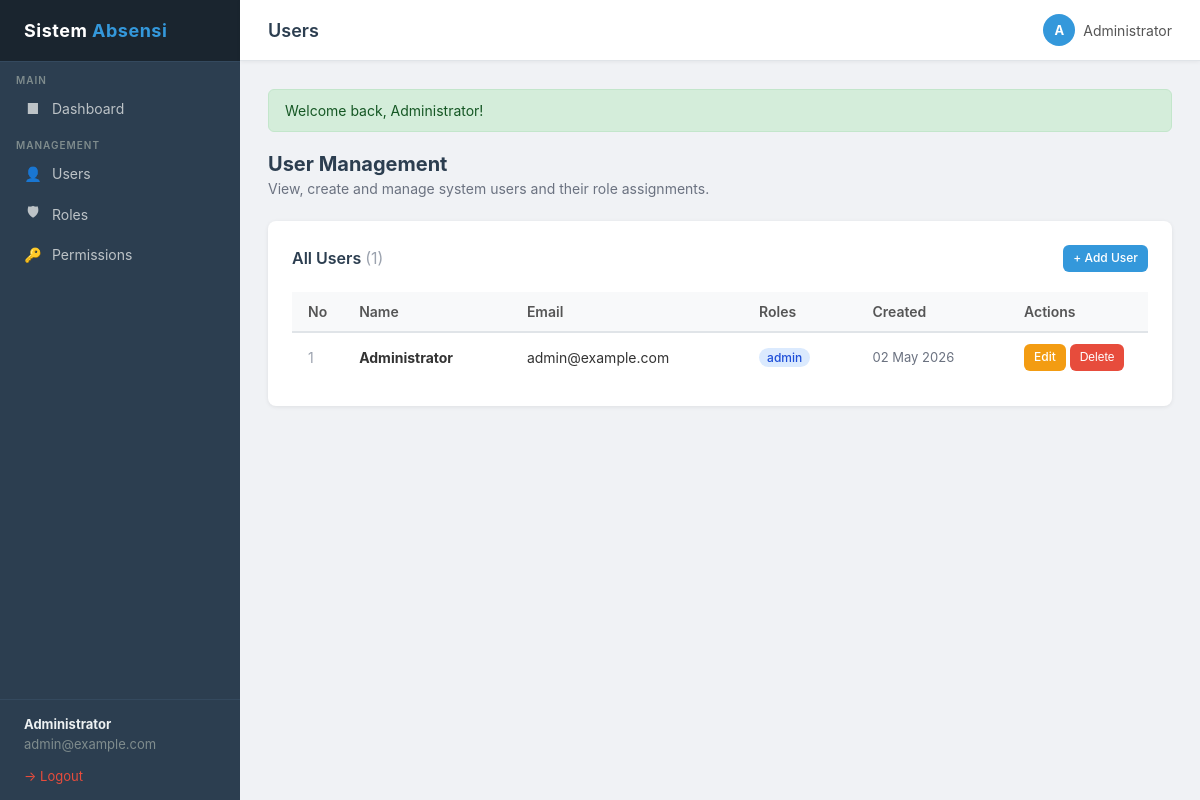
The app's page /index.php?page=users&action=index (signed in) with its own data.
### tables this page shows
CREATE TABLE IF NOT EXISTS users (
    id         INT AUTO_INCREMENT PRIMARY KEY,
    name       VARCHAR(100) NOT NULL,
    email      VARCHAR(100) UNIQUE NOT NULL,
    password   VARCHAR(255) NOT NULL,
    created_at TIMESTAMP DEFAULT CURRENT_TIMESTAMP,
    updated_at TIMESTAMP DEFAULT CURRENT_TIMESTAMP ON UPDATE CURRENT_TIMESTAMP
);

CREATE TABLE IF NOT EXISTS roles (
    id          INT AUTO_INCREMENT PRIMARY KEY,
    name        VARCHAR(50) UNIQUE NOT NULL,
    description VARCHAR(255),
    created_at  TIMESTAMP DEFAULT CURRENT_TIMESTAMP
);

### controllers/UserController.php (called while the page is built, shortened)
<?php
require_once __DIR__ . '/../core/Auth.php';
require_once __DIR__ . '/../models/User.php';
class UserController {
    public function index(): void {
        $users = User::findAll();
        foreach ($users as &$user) {
            $roles        = User::getRoles($user['id']);
        }
        require __DIR__ . '/../views/users/index.php';
    }
}

### core/Auth.php (called while the page is built, shortened)
<?php
require_once __DIR__ . '/../models/User.php';
class Auth {
    public static function user(): array|null {
        return $_SESSION['auth_user'] ?? null;
    }
    public static function hasPermission(string $permission): bool {
        $permissions = $_SESSION['auth_permissions'] ?? [];
        return in_array($permission, $permissions, true);
    }
}

### core/Database.php (called while the page is built, shortened)
<?php
class Database {
    private static ?Database $instance = null;
    private PDO $pdo;
    private function __construct() {
        $dsn = 'mysql:host=' . DB_HOST . ';dbname=' . DB_NAME . ';charset=utf8mb4';
        $options = [
            PDO::ATTR_ERRMODE            => PDO::ERRMODE_EXCEPTION,
            PDO::ATTR_DEFAULT_FETCH_MODE => PDO::FETCH_ASSOC,
            PDO::ATTR_EMULATE_PREPARES   => false,
        ];
        try {
            $this->pdo = new PDO($dsn, DB_USER, DB_PASS, $options);
        } catch (PDOException $e) {
            die('Database connection failed: ' . $e->getMessage());
        }
    }
    public static function getInstance(): Database {
        if (self::$instance === null) {
            self::$instance = new self();
        }
        return self::$instance;
    }
    public function query(string $sql, array $params = []): PDOStatement {
        $stmt = $this->pdo->prepare($sql);
        $stmt->execute($params);
        return $stmt;
    }
    public function fetchAll(string $sql, array $params = []): array {
        return $this->query($sql, $params)->fetchAll();
    }
}

### models/User.php (called while the page is built, shortened)
<?php
require_once __DIR__ . '/../core/Database.php';
class User {
    public static function findAll(): array {
        $db = Database::getInstance();
        return $db->fetchAll('SELECT id, name, email, created_at, updated_at FROM users ORDER BY id ASC');
    }
    public static function getRoles(int $userId): array {
        $db = Database::getInstance();
        return $db->fetchAll(
            'SELECT r.* FROM roles r
             INNER JOIN user_roles ur ON ur.role_id = r.id
             WHERE ur.user_id = ?',
            [$userId]
        );
    }
}

### views/users/index.php (the view, shortened to what this page needs)
<?php
$pageTitle = 'Users';
require __DIR__ . '/../../views/layouts/header.php';
?>
<div class="page-header">
    <h2>User Management</h2>
    <p>View, create and manage system users and their role assignments.</p>
</div>
<div class="card">
    <div class="card-header">
        <span class="card-title">All Users <span style="color:#9ca3af;font-weight:400;">(<?= count($users) ?>)</span></span>
        <?php if (Auth::hasPermission('user.create')): ?>
        <a href="<?= BASE_URL ?>/index.php?page=users&action=create" class="btn btn-primary btn-sm">+ Add User</a>
        <?php endif; ?>
    </div>
    <div class="table-responsive">
        <table>
            <thead>
                <tr>
                    <th style="width:50px;">No</th>
                    <th>Name</th>
                    <th>Email</th>
                    <th>Roles</th>
                    <th>Created</th>
                    <th style="width:140px;">Actions</th>
                </tr>
            </thead>
            <tbody>
                <?php if (empty($users)): ?>
                <tr>
                    <td colspan="6" style="text-align:center;padding:30px;color:#9ca3af;">
                        No users found.
                    </td>
                </tr>
                <?php else: ?>
                <?php foreach ($users as $i => $user): ?>
                <tr>
                    <td style="color:#9ca3af;"><?= $i + 1 ?></td>
                    <td>
                        <strong><?= htmlspecialchars($user['name']) ?></strong>
                    </td>
                    <td><?= htmlspecialchars($user['email']) ?></td>
                    <td>
                        <?php if (!empty($user['roles'])): ?>
                            <?php foreach ($user['roles'] as $role): ?>
                                <span class="badge badge-blue"><?= htmlspecialchars($role['name']) ?></span>
                            <?php endforeach; ?>
                        <?php else: ?>
                            <span class="text-muted">No roles</span>
                        <?php endif; ?>
                    </td>
                    <td style="color:#6b7280;font-size:13px;">
                        <?= date('d M Y', strtotime($user['created_at'])) ?>
                    </td>
                    <td class="actions">
                        <?php if (Auth::hasPermission('user.edit')): ?>
                        <a href="<?= BASE_URL ?>/index.php?page=users&action=edit&id=<?= $user['id'] ?>" class="btn btn-warning btn-sm">Edit</a>
                        <?php endif; ?>
                        <?php if (Auth::hasPermission('user.delete')): ?>
                        <form class="confirm-delete" action="<?= BASE_URL ?>/index.php?page=users&action=delete&id=<?= $user['id'] ?>" method="POST"
                              onsubmit="return confirm('Delete user \'<?= htmlspecialchars(addslashes($user['name'])) ?>\'? This cannot be undone.');">
                            <button type="submit" class="btn btn-danger btn-sm">Delete</button>
                        </form>
                        <?php endif; ?>
                    </td>
                </tr>
                <?php endforeach; ?>
                <?php endif; ?>
            </tbody>
        </table>
    </div>
</div>
<?php require __DIR__ . '/../../views/layouts/sidebar.php'; ?>

### views/layouts/header.php (shortened to what this page needs)
<!DOCTYPE html>
<html lang="en">
<head>
</head>
<body>
<?php
$currentPage   = $_GET['page'] ?? 'dashboard';
function isActive(string $page): string {
    global $currentPage;
    return $currentPage === $page ? 'active' : '';
}
$authUser = Auth::user();
$initials = $authUser ? strtoupper(substr($authUser['name'], 0, 1)) : '?';
?>
<aside class="sidebar">
    <a href="<?= BASE_URL ?>/index.php?page=dashboard&action=index" class="sidebar-brand">
        Sistem <span>Absensi</span>
    </a>
    <div class="sidebar-section">Main</div>
    <nav>
        <a href="<?= BASE_URL ?>/index.php?page=dashboard&action=index" class="<?= isActive('dashboard') ?>">
            <i class="icon">&#9632;</i> Dashboard
        </a>
    </nav>
    <?php if (Auth::hasPermission('user.view')): ?>
    <div class="sidebar-section">Management</div>
    <nav>
        <?php if (Auth::hasPermission('user.view')): ?>
        <a href="<?= BASE_URL ?>/index.php?page=users&action=index" class="<?= isActive('users') ?>">
            <i class="icon">&#128100;</i> Users
        </a>
        <?php endif; ?>
        <?php if (Auth::hasPermission('role.view')): ?>
        <a href="<?= BASE_URL ?>/index.php?page=roles&action=index" class="<?= isActive('roles') ?>">
            <i class="icon">&#128737;</i> Roles
        </a>
        <?php endif; ?>
        <?php if (Auth::hasPermission('permission.view')): ?>
        <a href="<?= BASE_URL ?>/index.php?page=permissions&action=index" class="<?= isActive('permissions') ?>">
            <i class="icon">&#128273;</i> Permissions
        </a>
        <?php endif; ?>
    </nav>
    <?php endif; ?>
    <div class="sidebar-footer">
        <strong><?= htmlspecialchars($authUser['name'] ?? '') ?></strong>
        <?= htmlspecialchars($authUser['email'] ?? '') ?>
        <br><br>
        <a href="<?= BASE_URL ?>/index.php?page=auth&action=logout">&#8594; Logout</a>
    </div>
</aside>
<div class="main-wrapper">
    <div class="topbar">
        <h1><?= htmlspecialchars($pageTitle ?? 'Dashboard') ?></h1>
        <div class="user-info">
            <div class="avatar"><?= $initials ?></div>
            <span><?= htmlspecialchars($authUser['name'] ?? '') ?></span>
        </div>
    </div>
    <div class="content">
<?php
if (!empty($_SESSION['flash'])):
    $flash = $_SESSION['flash'];
?>
        <div class="flash <?= htmlspecialchars($flash['type']) ?>">
            <?= $flash['message'] ?>
        </div>
<?php endif; ?>

### views/layouts/header.php (style rules this page uses)
*, *::before, *::after { box-sizing: border-box; margin: 0; padding: 0; }
body { font-family: -apple-system, BlinkMacSystemFont, 'Segoe UI', Roboto, Oxygen, sans-serif; background: #f0f2f5; color: #333; display: flex; min-height: 100vh; }
.sidebar { width: 240px; min-height: 100vh; background: #2c3e50; color: #ecf0f1; display: flex; flex-direction: column; flex-shrink: 0; position: fixed; top: 0; left: 0; bottom: 0; }
.sidebar-brand { padding: 20px 24px; font-size: 18px; font-weight: 700; letter-spacing: 0.5px; border-bottom: 1px solid #34495e; background: #1a252f; text-decoration: none; color: #fff; display: block; }
.sidebar-brand span { color: #3498db; }
.sidebar-section { padding: 12px 16px 4px; font-size: 10px; text-transform: uppercase; letter-spacing: 1px; color: #7f8c8d; font-weight: 600; }
.sidebar nav a { display: flex; align-items: center; gap: 10px; padding: 10px 24px; color: #bdc3c7; text-decoration: none; font-size: 14px; transition: background 0.15s, color 0.15s; }
.sidebar nav a .icon { width: 18px; text-align: center; font-style: normal; }
.sidebar-footer { margin-top: auto; padding: 16px 24px; border-top: 1px solid #34495e; font-size: 13px; color: #7f8c8d; }
.sidebar-footer strong { display: block; color: #ecf0f1; margin-bottom: 4px; }
.sidebar-footer a { color: #e74c3c; text-decoration: none; font-size: 13px; }
.main-wrapper { margin-left: 240px; flex: 1; display: flex; flex-direction: column; min-height: 100vh; }
.topbar { background: #fff; padding: 14px 28px; border-bottom: 1px solid #e0e4e8; display: flex; align-items: center; justify-content: space-between; position: sticky; top: 0; z-index: 100; box-shadow: 0 1px 4px rgba(0,0,0,0.06); }
.topbar h1 { font-size: 18px; font-weight: 600; color: #2c3e50; }
.topbar .user-info { display: flex; align-items: center; gap: 8px; font-size: 14px; color: #555; }
.topbar .user-info .avatar { width: 32px; height: 32px; border-radius: 50%; background: #3498db; color: #fff; display: flex; align-items: center; justify-content: center; font-weight: 700; font-size: 13px; }
.content { padding: 28px; flex: 1; }
.flash { padding: 12px 16px; border-radius: 6px; margin-bottom: 20px; font-size: 14px; display: flex; align-items: flex-start; gap: 8px; }
.flash.success { background: #d4edda; color: #155724; border: 1px solid #c3e6cb; }
.card { background: #fff; border-radius: 8px; box-shadow: 0 1px 4px rgba(0,0,0,0.08); padding: 24px; margin-bottom: 24px; }
.card-header { display: flex; align-items: center; justify-content: space-between; margin-bottom: 20px; }
.card-title { font-size: 16px; font-weight: 600; color: #2c3e50; }
.table-responsive { overflow-x: auto; }
table { width: 100%; border-collapse: collapse; font-size: 14px; }
thead th { background: #f8f9fa; padding: 11px 16px; text-align: left; font-weight: 600; color: #555; border-bottom: 2px solid #e0e4e8; white-space: nowrap; }
tbody td { padding: 11px 16px; border-bottom: 1px solid #f0f2f5; vertical-align: middle; }
tbody tr:last-child td { border-bottom: none; }
.badge { display: inline-block; padding: 2px 8px; border-radius: 12px; font-size: 12px; font-weight: 500; margin: 2px 2px 2px 0; }
.badge-blue { background: #dbeafe; color: #1d4ed8; }
.btn { display: inline-flex; align-items: center; gap: 6px; padding: 8px 16px; border-radius: 6px; border: none; cursor: pointer; font-size: 13px; font-weight: 500; text-decoration: none; transition: opacity 0.15s, background 0.15s; line-height: 1.4; }
.btn-primary { background: #3498db; color: #fff; }
.btn-warning { background: #f39c12; color: #fff; }
.btn-danger { background: #e74c3c; color: #fff; }
.btn-sm { padding: 5px 10px; font-size: 12px; }
.page-header { margin-bottom: 24px; }
.page-header h2 { font-size: 20px; font-weight: 700; color: #2c3e50; }
.page-header p { font-size: 14px; color: #6b7280; margin-top: 4px; }
.actions { white-space: nowrap; }
.confirm-delete { display: inline; }

### records on screen
users: name "Administrator", email "admin@example.com", name "A", created_at "02 May 2026"
roles: name "admin"

### other values on screen
$pageTitle "Users"
$flash['message'] "Welcome back, Administrator!"
count($users) "1"
